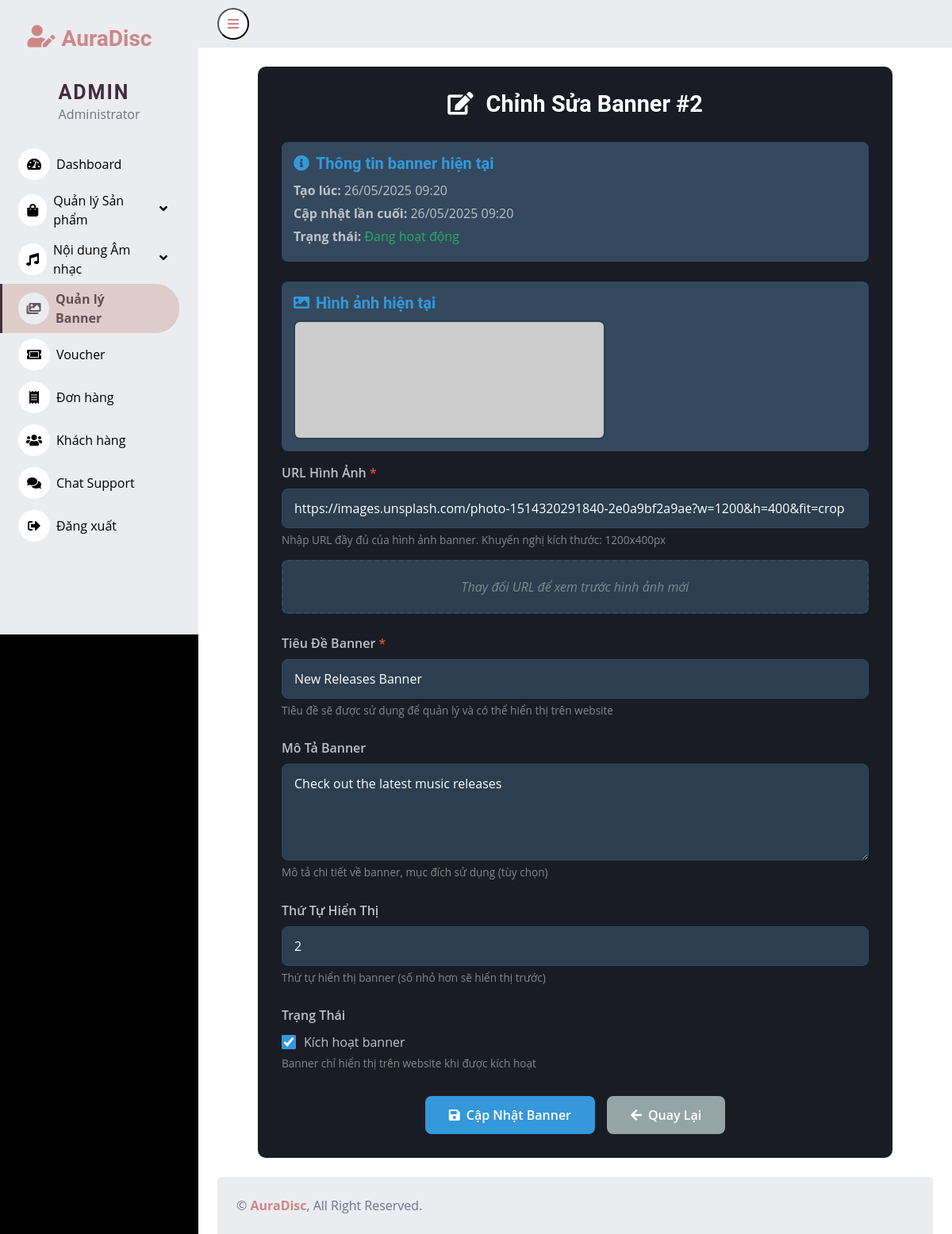
Screenshot of /admin/pages/banner/edit_banner.php?id=2 with the database file from the repository.
### tables this page shows
CREATE TABLE `banners` (
  `banner_id` int(11) NOT NULL,
  `banner_url` varchar(500) NOT NULL,
  `banner_title` varchar(255) DEFAULT NULL,
  `banner_description` text DEFAULT NULL,
  `is_active` tinyint(1) NOT NULL DEFAULT 1,
  `display_order` int(11) DEFAULT 0,
  `created_at` timestamp NOT NULL DEFAULT current_timestamp(),
  `updated_at` timestamp NOT NULL DEFAULT current_timestamp() ON UPDATE current_timestamp()
);

### admin/pages/banner/edit_banner.php (the view, shortened to what this page needs)
<?php
$banner_id = isset($_GET['id']) ? (int)$_GET['id'] : 0;
$sql = "SELECT * FROM banners WHERE banner_id = ?";
$stmt = $conn->prepare($sql);
$stmt->bind_param("i", $banner_id);
$stmt->execute();
$result = $stmt->get_result();
$banner = $result->fetch_assoc();
?>
<!DOCTYPE html>
<html lang="en">
<head>
    <link href="/WEB_MXH/admin/pages/dashboard/css/bootstrap.min.css" rel="stylesheet">
    <link href="https://cdnjs.cloudflare.com/ajax/libs/font-awesome/5.10.0/css/all.min.css" rel="stylesheet">
    <link href="https://cdn.jsdelivr.net/npm/bootstrap-icons@1.4.1/font/bootstrap-icons.css" rel="stylesheet">
    <link href="/WEB_MXH/admin/pages/dashboard/css/style.css" rel="stylesheet">
</head>
<body>
    <div class="container-fluid position-relative d-flex p-0">
        <?php
        if (file_exists(__DIR__.'/../dashboard/sidebar.php')) {
            include __DIR__.'/../dashboard/sidebar.php';
        }
        ?>
        <div class="content">
            <?php
            if (file_exists(__DIR__.'/../dashboard/navbar.php')) {
                include __DIR__.'/../dashboard/navbar.php';
            }
            ?>
            <div class="container-fluid pt-4 px-4">
                <div class="row g-4">
                    <div class="col-12">
                        <div class="form-container">
                            <h2 class="page-title">
                                <i class="fas fa-edit me-3"></i>Chỉnh Sửa Banner #<?php echo $banner['banner_id']; ?>
                            </h2>
                            <div class="banner-info">
                                <h5><i class="fas fa-info-circle me-2"></i>Thông tin banner hiện tại</h5>
                                <p><strong>Tạo lúc:</strong> <?php echo date('d/m/Y H:i', strtotime($banner['created_at'])); ?></p>
                                <p><strong>Cập nhật lần cuối:</strong> <?php echo date('d/m/Y H:i', strtotime($banner['updated_at'])); ?></p>
                                <p><strong>Trạng thái:</strong>
                                    <span style="color: <?php echo $banner['is_active'] ? '#27AE60' : '#E74C3C'; ?>">
                                        <?php echo $banner['is_active'] ? 'Đang hoạt động' : 'Tạm dừng'; ?>
                                    </span>
                                </p>
                            </div>
                            <div class="current-image">
                                <h5><i class="fas fa-image me-2"></i>Hình ảnh hiện tại</h5>
                                <img src="<?php echo htmlspecialchars($banner['banner_url']); ?>"
                                     alt="Current Banner"
                                     onerror="this.src='https://via.placeholder.com/400x150/34495E/BDC3C7?text=Không+thể+tải+hình'">
                            </div>
                            <form method="POST" id="bannerForm">
                                <div class="form-group">
                                    <label class="form-label">
                                        URL Hình Ảnh <span class="required">*</span>
                                    </label>
                                    <input type="url"
                                           name="banner_url"
                                           class="form-control"
                                           placeholder="https://example.com/banner.jpg"
                                           value="<?php echo htmlspecialchars($banner['banner_url']); ?>"
                                           required
                                           id="bannerUrl">
                                    <div class="help-text">
                                        Nhập URL đầy đủ của hình ảnh banner. Khuyến nghị kích thước: 1200x400px
                                    </div>
                                    <div class="preview-container" id="previewContainer">
                                        <div class="preview-text" id="previewText">
                                            Thay đổi URL để xem trước hình ảnh mới
                                        </div>
                                    </div>
                                </div>
                                <div class="form-group">
                                    <label class="form-label">
                                        Tiêu Đề Banner <span class="required">*</span>
                                    </label>
                                    <input type="text"
                                           name="banner_title"
                                           class="form-control"
                                           placeholder="Nhập tiêu đề banner"
                                           value="<?php echo htmlspecialchars($banner['banner_title']); ?>"
                                           required
                                           maxlength="255">
                                    <div class="help-text">
                                        Tiêu đề sẽ được sử dụng để quản lý và có thể hiển thị trên website
                                    </div>
                                </div>
                                <div class="form-group">
                                    <label class="form-label">Mô Tả Banner</label>
                                    <textarea name="banner_description"
                                              class="form-control"
                                              placeholder="Nhập mô tả chi tiết về banner..."
                                              rows="4"><?php echo htmlspecialchars($banner['banner_description']); ?></textarea>
                                    <div class="help-text">
                                        Mô tả chi tiết về banner, mục đích sử dụng (tùy chọn)
                                    </div>
                                </div>
                                <div class="form-group">
                                    <label class="form-label">Thứ Tự Hiển Thị</label>
                                    <input type="number"
                                           name="display_order"
                                           class="form-control"
                                           placeholder="0"
                                           value="<?php echo $banner['display_order']; ?>"
                                           min="0"
                                           max="999">
                                    <div class="help-text">
                                        Thứ tự hiển thị banner (số nhỏ hơn sẽ hiển thị trước)
                                    </div>
                                </div>
                                <div class="form-group">
                                    <label class="form-label">Trạng Thái</label>
                                    <div class="checkbox-container">
                                        <input type="checkbox"
                                               name="is_active"
                                               id="is_active"
                                               <?php echo $banner['is_active'] ? 'checked' : ''; ?>>
                                        <label for="is_active">Kích hoạt banner</label>
                                    </div>
                                    <div class="help-text">
                                        Banner chỉ hiển thị trên website khi được kích hoạt
                                    </div>
                                </div>
                                <div class="button-group">
                                    <button type="submit" class="btn-submit">
                                        <i class="fas fa-save me-2"></i>Cập Nhật Banner
                                    </button>
                                    <a href="banner_list.php" class="btn-cancel">
                                        <i class="fas fa-arrow-left me-2"></i>Quay Lại
                                    </a>
                                </div>
                            </form>
                        </div>
                    </div>
                </div>
            </div>
            <?php
            if (file_exists(__DIR__.'/../dashboard/footer.php')) {
                include __DIR__.'/../dashboard/footer.php';
            }
            ?>
        </div>
    </div>
</body>
</html>

### admin/pages/dashboard/css/style.css (style rules this page uses)
:root { --primary: #eb1616; --secondary: #ebecef; --light: #000000; --dark: #ffffff; }
.content { margin-left: 250px; min-height: 100vh; background: var(--dark); transition: 0.5s; }
@media (min-width: 992px) { .content { width: calc(100% - 250px); } }

### admin/pages/banner/edit_banner.php (style rules this page uses)
.form-container { background: #191C24; border-radius: 10px; padding: 30px; max-width: 800px; margin: 0 auto; }
.page-title { color: #fff; font-size: 1.8rem; font-weight: bold; margin-bottom: 30px; text-align: center; }
.form-group { margin-bottom: 25px; }
.form-label { color: #BDC3C7; font-weight: 600; margin-bottom: 8px; display: block; }
.form-control { background: #2C3E50; border: 1px solid #34495E; border-radius: 8px; padding: 12px 15px; color: #fff; font-size: 1rem; transition: all 0.3s; }
.form-control::placeholder { color: #7F8C8D; }
textarea.form-control { resize: vertical; min-height: 100px; }
.checkbox-container { display: flex; align-items: center; gap: 10px; margin-top: 10px; }
.checkbox-container input[type="checkbox"] { width: 18px; height: 18px; accent-color: #3498DB; }
.checkbox-container label { color: #BDC3C7; margin: 0; cursor: pointer; }
.preview-container { background: #2C3E50; border: 2px dashed #34495E; border-radius: 8px; padding: 20px; text-align: center; margin-top: 15px; }
.preview-text { color: #7F8C8D; font-style: italic; }
.current-image { background: #34495E; border-radius: 8px; padding: 15px; margin-bottom: 15px; }
.current-image h5 { color: #3498DB; margin-bottom: 10px; }
.current-image img { max-width: 100%; max-height: 150px; border-radius: 8px; border: 2px solid #2C3E50; }
.button-group { display: flex; gap: 15px; justify-content: center; margin-top: 30px; }
.btn-submit { background: #3498DB; color: white; padding: 12px 30px; border: none; border-radius: 8px; font-weight: 600; font-size: 1rem; cursor: pointer; transition: all 0.3s; }
.btn-cancel { background: #95A5A6; color: white; padding: 12px 30px; border: none; border-radius: 8px; font-weight: 600; font-size: 1rem; text-decoration: none; transition: all 0.3s; display: inline-block; }
.help-text { color: #7F8C8D; font-size: 0.85rem; margin-top: 5px; }
.required { color: #E74C3C; }
.banner-info { background: #34495E; border-radius: 8px; padding: 15px; margin-bottom: 25px; }
.banner-info h5 { color: #3498DB; margin-bottom: 10px; }
.banner-info p { color: #BDC3C7; margin: 5px 0; }

### rows the page displays
banners: banner_id "2", created_at "26/05/2025 09:20", updated_at "26/05/2025 09:20", banner_url "https://images.unsplash.com/photo-1514320291840-2e0a9bf2a9ae?w=1200&h=400&fit=crop", banner_title "New Releases Banner", banner_description "Check out the latest music releases", display_order "2", is_active "☑"
